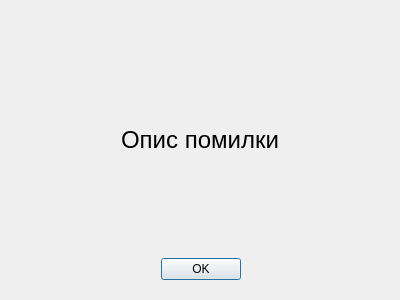
<?xml version="1.0" encoding="UTF-8"?>
<ui version="4.0">
 <class>ErrorDialog</class>
 <widget class="QDialog" name="errorDialog">
  <property name="geometry">
   <rect>
    <x>0</x>
    <y>0</y>
    <width>400</width>
    <height>300</height>
   </rect>
  </property>
  <property name="windowTitle">
   <string>Помилка</string>
  </property>
  <widget class="QDialogButtonBox" name="errorDialButtonBox">
   <property name="geometry">
    <rect>
     <x>30</x>
     <y>248</y>
     <width>341</width>
     <height>42</height>
    </rect>
   </property>
   <property name="orientation">
    <enum>Qt::Horizontal</enum>
   </property>
   <property name="standardButtons">
    <set>QDialogButtonBox::Ok</set>
   </property>
   <property name="centerButtons">
    <bool>true</bool>
   </property>
  </widget>
  <widget class="QLabel" name="errorDialLabel">
   <property name="geometry">
    <rect>
     <x>50</x>
     <y>40</y>
     <width>300</width>
     <height>200</height>
    </rect>
   </property>
   <property name="font">
    <font>
     <pointsize>18</pointsize>
    </font>
   </property>
   <property name="text">
    <string>Опис помилки</string>
   </property>
   <property name="alignment">
    <set>Qt::AlignCenter</set>
   </property>
   <property name="wordWrap">
    <bool>true</bool>
   </property>
   <property name="margin">
    <number>10</number>
   </property>
  </widget>
 </widget>
 <resources/>
 <connections>
  <connection>
   <sender>errorDialButtonBox</sender>
   <signal>accepted()</signal>
   <receiver>errorDialog</receiver>
   <slot>accept()</slot>
   <hints>
    <hint type="sourcelabel">
     <x>248</x>
     <y>254</y>
    </hint>
    <hint type="destinationlabel">
     <x>157</x>
     <y>274</y>
    </hint>
   </hints>
  </connection>
  <connection>
   <sender>errorDialButtonBox</sender>
   <signal>rejected()</signal>
   <receiver>errorDialog</receiver>
   <slot>reject()</slot>
   <hints>
    <hint type="sourcelabel">
     <x>316</x>
     <y>260</y>
    </hint>
    <hint type="destinationlabel">
     <x>286</x>
     <y>274</y>
    </hint>
   </hints>
  </connection>
 </connections>
</ui>
